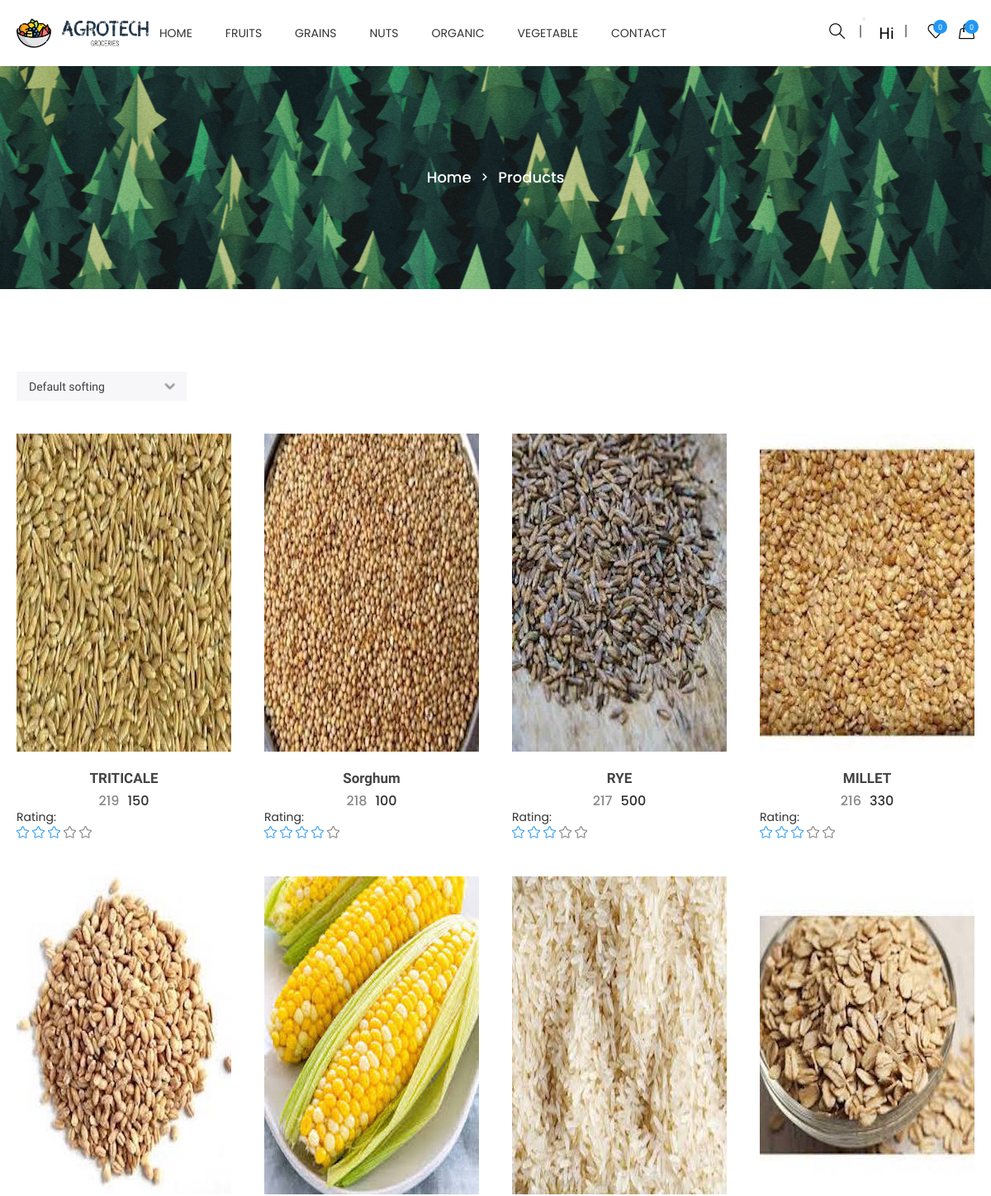
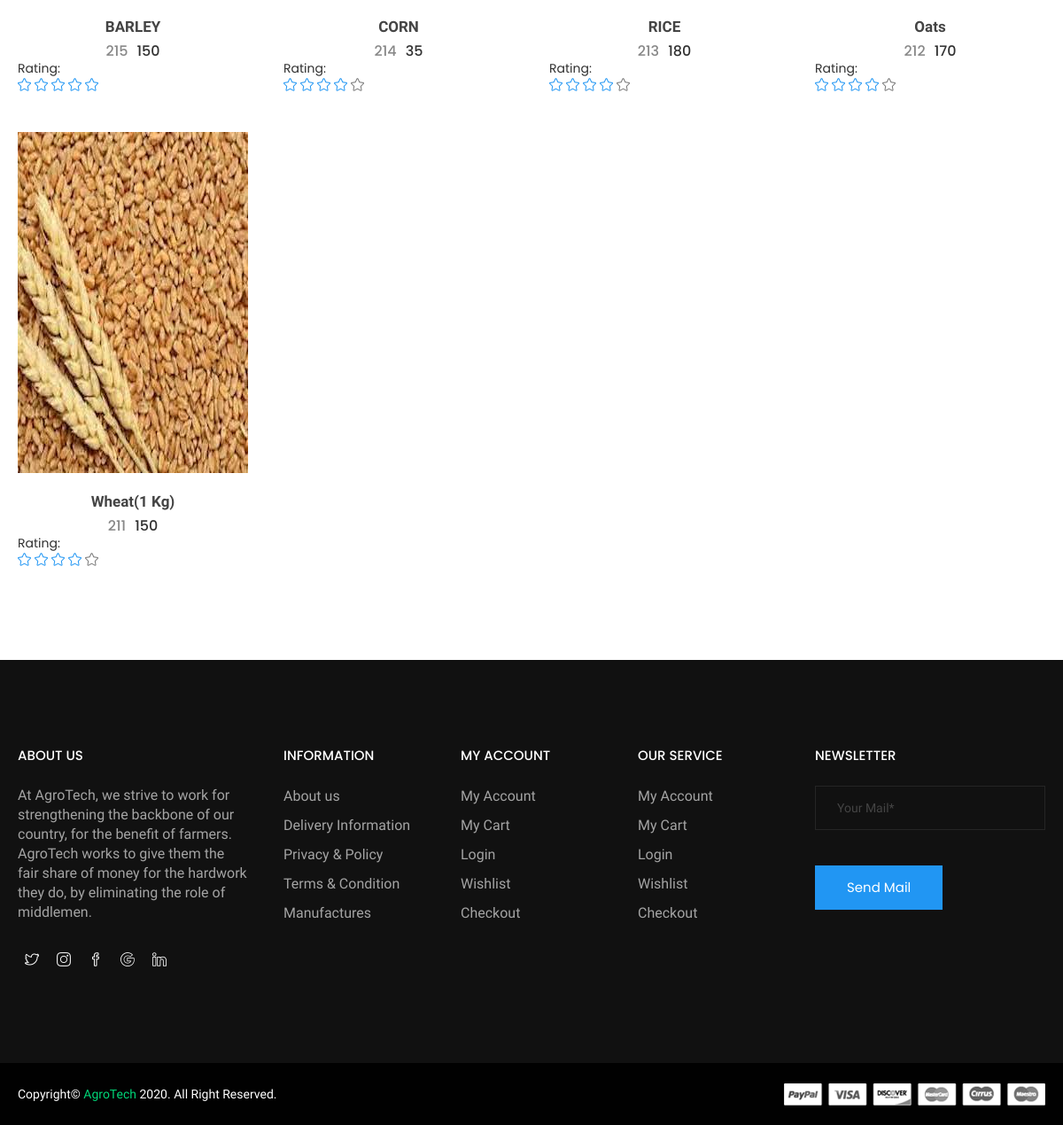
Screenshot of /categories.php?id=3&sub_categories=10 (signed in) with the database file from the repository (2 pictures, top to bottom).
### tables this page shows
CREATE TABLE `categories` (
  `id` int NOT NULL,
  `categories` varchar(255) NOT NULL,
  `status` tinyint NOT NULL
);

CREATE TABLE `product` (
  `id` int NOT NULL,
  `categories_id` int NOT NULL,
  `sub_categories_id` int NOT NULL,
  `name` varchar(255) NOT NULL,
  `mrp` float NOT NULL,
  `price` float NOT NULL,
  `qty` int NOT NULL,
  `image` varchar(255) NOT NULL,
  `short_desc` varchar(2000) NOT NULL,
  `description` text NOT NULL,
  `best_seller` int NOT NULL,
  `meta_title` varchar(2000) NOT NULL,
  `meta_desc` varchar(2000) NOT NULL,
  `meta_keyword` varchar(2000) NOT NULL,
  `added_by` int NOT NULL,
  `status` tinyint NOT NULL,
  `Rating` int NOT NULL
);

### add_to_cart.inc.php (called while the page is built, shortened)
<?php
class add_to_cart{
	function totalProduct(){
		if(isset($_SESSION['cart'])){
			return count($_SESSION['cart']);
		}else{
			return 0;
		}
	}
}
?>

### functions.inc.php (called while the page is built, shortened)
<?php
function get_product($con,$limit='',$cat_id='',$product_id='',$search_str='',$sort_order='',$is_best_seller='',$sub_categories=''){
	$sql="select product.*,categories.categories from product,categories where product.status=1 ";
	if($cat_id!=''){
		$sql.=" and product.categories_id=$cat_id ";
	}
	if($sub_categories!=''){
		$sql.=" and product.sub_categories_id=$sub_categories ";
	}
	$sql.=" and product.categories_id=categories.id ";
	if($sort_order!=''){
		$sql.=$sort_order;
	}else{
		$sql.=" order by product.id desc ";
	}
	$res=mysqli_query($con,$sql);
	$data=array();
	while($row=mysqli_fetch_assoc($res)){
		$data[]=$row;
	}
	return $data;
}
?>

### categories.php (the view, shortened to what this page needs)
<?php
require('top.php');
	?>
	<?php
$cat_id=mysqli_real_escape_string($con,$_GET['id']);
$sub_categories='';
if(isset($_GET['sub_categories'])){
	$sub_categories=mysqli_real_escape_string($con,$_GET['sub_categories']);
}
$sort_order="";
if($cat_id>0 && ($sub_categories!='' && $sub_categories>=0)){
	$get_product=get_product($con,'',$cat_id,'','',$sort_order,'',$sub_categories);
}else{
	?>
	<script>
	window.location.href='index.php';
	</script>
	<?php
}
?>
        <div class="ht__bradcaump__area" style="background: rgba(0, 0, 0, 0) url(images/bg/4.jpg) no-repeat scroll center center / cover ;">
            <div class="ht__bradcaump__wrap">
                <div class="container">
                    <div class="row">
                        <div class="col-xs-12">
                            <div class="bradcaump__inner">
                                <nav class="bradcaump-inner">
                                  <a class="breadcrumb-item" href="index.php">Home</a>
                                  <span class="brd-separetor"><i class="zmdi zmdi-chevron-right"></i></span>
                                  <span class="breadcrumb-item active">Products</span>
                                </nav>
                            </div>
                        </div>
                    </div>
                </div>
            </div>
        </div>
        <section class="htc__product__grid bg__white ptb--100">
            <div class="container">
                <div class="row">
					<?php if(count($get_product)>0){?>
                    <div class="col-lg-12 col-md-12 col-sm-12 col-xs-12">
                        <div class="htc__product__rightidebar">
                            <div class="htc__grid__top">
                                <div class="htc__select__option">
                                    <select class="ht__select" onchange="sort_product_drop('<?php echo $cat_id?>','<?php echo $sub_categories?>','<?php echo SITE_PATH?>')" id="sort_product_id">
                                        <option value="">Default softing</option>
                                    </select>
                                </div>
                            </div>
                            <div class="row">
                                <div class="shop__grid__view__wrap">
                                    <div role="tabpanel" id="grid-view" class="single-grid-view tab-pane fade in active clearfix">
                                        <?php
										foreach($get_product as $list){
											$rating = $list['Rating'];
										?>
										<div class="col-md-4 col-lg-3 col-sm-4 col-xs-12">
											<div class="category">
												<div class="ht__cat__thumb">
													<a href="product.php?id=<?php echo $list['id']?>">
														<img src="<?php echo PRODUCT_IMAGE_SITE_PATH.$list['image']?>" alt="product images">
													</a>
												</div>
												<div class="fr__hover__info">
													<ul class="product__action">
													</ul>
												</div>
												<div class="fr__product__inner">
													<h4><a href="product.php?id=<?php echo $list['id']?>"><?php echo $list['name']?></a></h4>
													<ul class="fr__pro__prize">
														<li class="old__prize"><?php echo $list['mrp']?></li>
														<li><?php echo $list['price']?></li>
													</ul>
												</div>
												<h4>Rating: </h4>
                                        <ul class="rating">
                                <?php
                                for ($i=0; $i < $rating; $i++) {
                                    echo '<li><i class="icon-star icons"></i></li>';
                                }
                                for ($i=0; $i < 5-$rating; $i++) {
                                    echo '<li class="old"><i class="icon-star icons"></i></li>';
                                } ?>
											</div>
										</div>
										<?php } ?>
                                    </div>
							   </div>
                            </div>
                        </div>
                    </div>
					<?php } else {
						echo "Data not found";
					} ?>
				</div>
            </div>
        </section>
<?php require('footer.php')?>

### top.php (shortened to what this page needs)
<?php
require('connection.inc.php');
require('functions.inc.php');
require('add_to_cart.inc.php');
$wishlist_count=0;
$cat_res=mysqli_query($con,"select * from categories where status=1 order by categories asc");
$cat_arr=array();
while($row=mysqli_fetch_assoc($cat_res)){
	$cat_arr[]=$row;
}
$obj=new add_to_cart();
$totalProduct=$obj->totalProduct();
if(isset($_SESSION['USER_LOGIN'])){
	$uid=$_SESSION['USER_ID'];
	$wishlist_count=mysqli_num_rows(mysqli_query($con,"select product.name,product.image,product.price,product.mrp,wishlist.id from product,wishlist where wishlist.product_id=product.id and wishlist.user_id='$uid'"));
}
?>
<!doctype html>
<html class="no-js" lang="en">
<head>
    <link rel="stylesheet" href="css/bootstrap.min.css">
    <link rel="stylesheet" href="css/owl.carousel.min.css">
    <link rel="stylesheet" href="css/owl.theme.default.min.css">
    <link rel="stylesheet" href="css/core.css">
    <link rel="stylesheet" href="css/shortcode/shortcodes.css">
    <link rel="stylesheet" href="style.css">
    <link rel="stylesheet" href="css/responsive.css">
    <link rel="stylesheet" href="css/custom.css">
</head>
<body>
    <div class="wrapper">
        <header id="htc__header" class="htc__header__area header--one">
            <div id="sticky-header-with-topbar" class="mainmenu__wrap sticky__header">
                <div class="container">
                    <div class="row">
                        <div class="menumenu__container clearfix">
                            <div class="col-lg-2 col-md-2 col-sm-3 col-xs-5">
                                <div class="logo">
                                     <a href="index.php"><img src="images/logo/4.png" alt="logo images"></a>
                                </div>
                            </div>
                            <div class="col-md-7 col-lg-6 col-sm-5 col-xs-3">
                                <nav class="main__menu__nav hidden-xs hidden-sm">
                                    <ul class="main__menu">
                                        <li class="drop"><a href="index.php">Home</a></li>
                                        <?php
										foreach($cat_arr as $list){
											?>
											<li class="drop"><a href="categories.php?id=<?php echo $list['id']?>"><?php echo $list['categories']?></a>
											</li>
											<?php
										}
										?>
                                        <li><a href="contact.php">contact</a></li>
                                    </ul>
                                </nav>
                            </div>
                            <div class="col-md-3 col-lg-4 col-sm-4 col-xs-4">
                                <div class="header__right">
									<?php
									$class="mr15";
									if(isset($_SESSION['USER_LOGIN'])){
										$class="";
									}
									?>
									<div class="header__search search search__open <?php echo $class?>">
                                        <a href="#" onclick="focusearch()"><i class="icon-magnifier icons"></i></a>
                                    </div>
                                    <div class="header__account">
										<?php if(isset($_SESSION['USER_LOGIN'])){
											?>
											<nav class="navbar navbar-expand-lg navbar-light bg-light">
											   <button class="navbar-toggler" type="button" data-toggle="collapse" data-target="#navbarSupportedContent" aria-controls="navbarSupportedContent" aria-expanded="false" aria-label="Toggle navigation">
											  </button>
											  <div class="collapse navbar-collapse" id="navbarSupportedContent">
												<ul class="navbar-nav mr-auto">
												  <li class="nav-item dropdown">
													<a class="nav-link dropdown-toggle" href="#" id="navbarDropdown" role="button" data-toggle="dropdown" aria-haspopup="true" aria-expanded="false">
													  Hi <?php echo $_SESSION['USER_NAME']?>
													</a>
												  </li>
												</ul>
											  </div>
											</nav>
											<?php
										}else{
											echo '<a href="login.php" id="onchange" class="mr15">Login/Register</a>';
										}
										?>
                                    </div>
                                    <div class="htc__shopping__cart">
										<?php
										if(isset($_SESSION['USER_ID'])){
										?>
										<a href="wishlist.php" class="mr15"><i class="icon-heart icons"></i></a>
                                        <a href="wishlist.php"><span class="htc__wishlist"><?php echo $wishlist_count?></span></a>
										<?php } ?>
										<a class="cart__menu" href="#"><i class="icon-handbag icons"></i></a>
                                        <a href="cart.php"><span class="htc__qua"><?php echo $totalProduct?></span></a>
                                    </div>
                                </div>
                            </div>
                        </div>
                    </div>
                </div>
            </div>
        </header>

### style.css (style rules this page uses)
.category { position: relative; margin-top: 40px; }
.fr__hover__info { position: absolute; right: 20px; top: 20px; }
.fr__product__inner { padding-top: 23px; text-align: center; }
.fr__product__inner h4 a { color: #444; font-family: Old Standard TT; font-size: 17px; font-weight: 600; text-transform: capitalize; transition: all 0.3s ease 0s; }
.fr__pro__prize { display: flex; justify-content: center; margin-top: 6px; }
.fr__pro__prize li { color: #313131; font-family: Poppins; font-size: 16px; font-weight: 500; margin: 0 5px; }
.fr__pro__prize li.old__prize { color: #888888; }
.product__action { display: flex; justify-content: center; flex-flow: column; }
.category { overflow: hidden; position: relative; }
.rating { display: flex; }
.rating li i { color: #2196F3; font-size: 15px; }
.rating li + li { margin-left: 4px; }
.rating li.old i { color: #777777; }
.ht__bradcaump__wrap { align-items: center; display: flex; height: 270px; }
.breadcrumb-item { color: #fff; font-family: "Poppins",sans-serif; font-size: 18px; font-weight: 500; text-transform: capitalize; }
.bradcaump-inner a.breadcrumb-item { font-weight: 500; }
.brd-separetor { padding: 0 10px; }
.brd-separetor i { color: #ffffff; font-size: 18px; }
.bradcaump__inner { text-align: center; }
.htc__grid__top { display: flex; justify-content: space-between; }
.htc__select__option { display: flex; }
select.ht__select { background-color: #f7f6f8; border: 0 none; -webkit-appearance: none; -moz-appearance: none; -ms-appearance: none; -o-appearance: none; background-image: url("images/icons/select-option.png"); background-position: right 7% center; background-size: contain; background-repeat: no-repeat; padding: 0 32px 0 15px; background-size: 14px; height: 35px; color: #3f3f3f; }
.ht__cat__thumb a img { width: 100%; }

### css/shortcode/default.css (style rules this page uses)
*, h1, h2, h3, h4, h5, h6, p, ul, a { margin: 0; padding: 0; }
html { font-size: 100%; }
body { font-family: 'Old Standard TT', serif; color: #666666; font-weight: 400; font-size: 14px; line-height: 24px; -webkit-font-smoothing: antialiased; -moz-osx-font-smoothing: grayscale; }
h1, h2, h3, h4, h5, h6, .h1, .h2, .h3, .h4, .h5, .h6 { font-family: 'Poppins', sans-serif; color: #313131; font-weight: 400; -webkit-font-variant-ligatures: common-ligatures; font-variant-ligatures: common-ligatures; margin-top: 0; margin-bottom: 0; }
h4, .h4 { font-size: 14px; font-weight: 400; }
ul, ol { list-style: none; }
a { color: #333; }
h1 a, h2 a, h3 a, h4 a, h5 a, h6 a { color: inherit }
body { overflow-x: hidden; }
a, .btn { transition: all 0.3s ease-out 0s; }
input, select, textarea { transition: all 0.5s ease-out 0s; }
img, .img { max-width: 100%; transition: all 0.3s ease-out 0s; }
p + img, img:last-child { margin-bottom: 0; }
body { background: #fff; }
.bg__white { background: #fff; }
select { width: 100%; }
.ptb--100 { padding: 100px 0 }

### css/shortcode/header.css (style rules this page uses)
.main__menu { display: flex; justify-content: center; }
.main__menu > li > a { color: #333333; display: block; font-size: 14px; height: 80px; line-height: 80px; position: relative; text-transform: uppercase; font-family: 'Poppins', sans-serif; }
.main__menu li { position: relative; margin: 0 20px; }
.logo a { display: block; }
.header__right { display: flex; justify-content: flex-end; height: 80px; align-items: center; }
.header__search a i { color: #000000; font-size: 19px; position: relative; }
.htc__shopping__cart { position: relative; }
.htc__shopping__cart a span.htc__qua { background: #2196F3; border-radius: 100%; color: #fff; font-size: 9px; height: 17px; line-height: 19px; position: absolute; right: -5px; text-align: center; top: -4px; width: 17px; }
.header__search a { padding-right: 20px; position: relative; }
.header__search a::before { background: #898989; content: ""; height: 15px; position: absolute; right: 0; top: 50%; -webkit-transform: translateY(-70%); transform: translateY(-70%); width: 2px; }
.header__account a { color: #000; font-size: 19px; margin-right: 5px; padding-right: 15px; position: relative; line-height: 35px; }
.header__account a::before { background: #898989 none repeat scroll 0 0; content: ""; height: 15px; position: absolute; right: 0; width: 2px; }
.main__menu li.drop { position: relative; }
.logo { align-items: center; display: flex; height: 80px; justify-content: flex-start; }
.mr15 { margin-right:15px; }
.mr15::before { top:0px; }

### rows the page displays
categories: categories "FRUITS"
categories: categories "GRAINS"
categories: categories "NUTS"
categories: categories "ORGANIC"
categories: categories "VEGETABLE"
product: image (picture), name "TRITICALE", mrp "219", price "150", Rating 3 (drawn)
product: image (picture), name "Sorghum", mrp "218", price "100", Rating 4 (drawn)
product: image (picture), name "RYE", mrp "217", price "500", Rating 3 (drawn)
product: image (picture), name "MILLET", mrp "216", price "330", Rating 3 (drawn)
product: image (picture), name "BARLEY", mrp "215", price "150", Rating 5 (drawn)
product: image (picture), name "CORN", mrp "214", price "35", Rating 4 (drawn)
product: image (picture), name "RICE", mrp "213", price "180", Rating 4 (drawn)
product: image (picture), name "Oats", mrp "212", price "170", Rating 4 (drawn)
product: image (picture), name "Wheat(1 Kg)", mrp "211", price "150", Rating 4 (drawn)

### other values shown
$wishlist_count "0"
$totalProduct "0"
